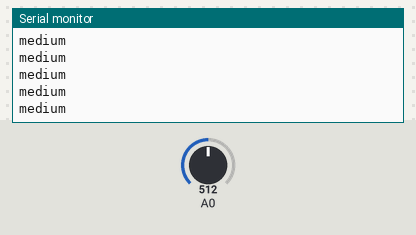
A sketch run on a simulated Arduino Uno, built with avr-gcc and run on an emulated ATmega328P. Parts: the last lines printed to the serial monitor. The inputs (shaded band) are chosen by the test bench; at power-on: A0 = 512.

Above: at 1.2 s.
1.3 s: A0 set to 610
At 2.3 s:
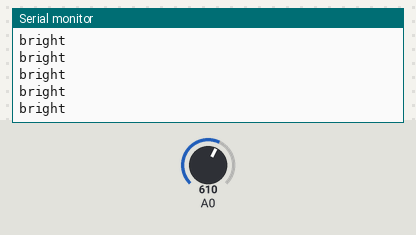
3.2 s: A0 set to 590
At 4.1 s:
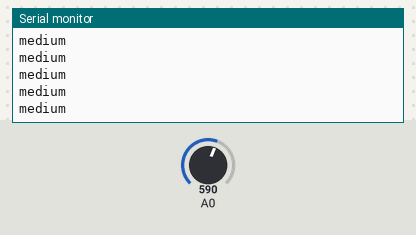
6.2 s: A0 set to 716
At 6.8 s:
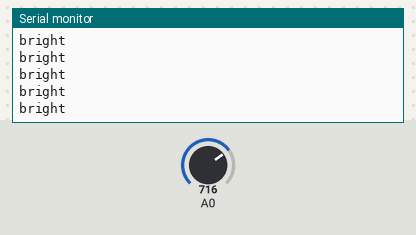
9.2 s: A0 set to 511
At 9.9 s:
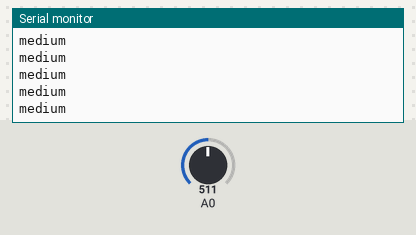
12.2 s: A0 set to 306
At 13.2 s:
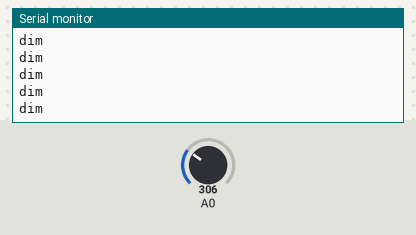
14.1 s: A0 set to 122
At 15.1 s:
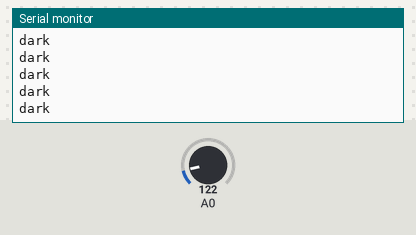

Measured:
- after the input at 1.3 s, the serial monitor: prints a new line at once (image 1)
- after the input at 6.2 s, the serial monitor: prints a new line at once (image 3)
- after the input at 9.2 s, the serial monitor: prints a new line at once (image 4)
- after the input at 12.2 s, the serial monitor: prints a new line at once (image 5)
- after the input at 14.1 s, the serial monitor: prints a new line at once (image 6)

The sketch:

Control_switchCase.ino
```cpp
const int sensorMin = 0;
const int sensorMax = 600;

void setup() {
  Serial.begin(9600);
}

void loop() {
  int sensorReading = analogRead(A0);
  int range = map(sensorReading, sensorMin, sensorMax, 0, 3);

  switch (range) {
    case 0:
      Serial.println("dark");
      break;
    case 1:
      Serial.println("dim");
      break;
    case 2:
      Serial.println("medium");
      break;
    case 3:
      Serial.println("bright");
      break;
  }
  delay(10);
}
```
